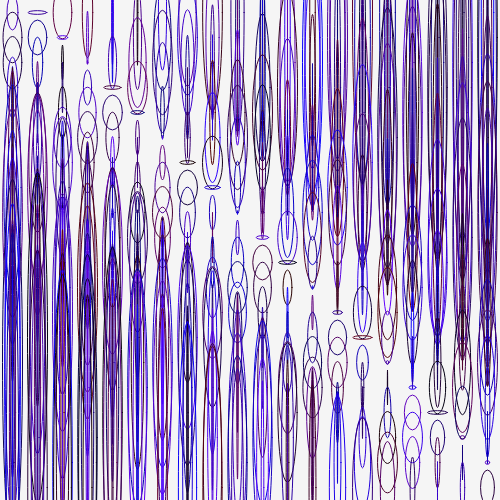
Frame 1 (no input)
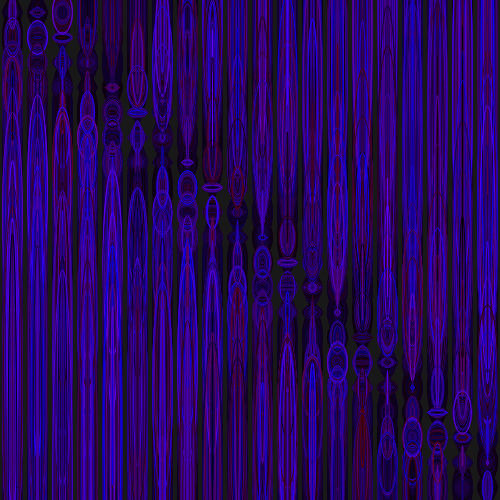
Frame 60 (no input)
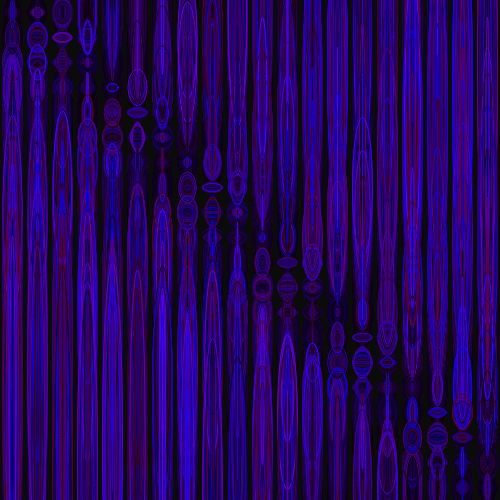
Frame 120 (the mouse pressed at the canvas centre since frame 60)

The p5.js sketch that drew these frames (run headless with seeded random() and noise() and a simulated clock; from frame 60 on, the mouse is pressed at the canvas centre):

// p5.js sketch
// ── sketch.js
function setup() {
    createCanvas(500, 500);
    noFill();
    strokeWeight(1);
  }
  
  function draw() {
    background(0, 0, 0, 10);
    let cols = 20;
    let rows = 20;
    let spacingX = width / cols ;
    let spacingY = height / rows ;
    
    for (let i = 0; i < cols; i++) {
      for (let j = 0; j < rows; j++) {
        let x = i * spacingX + spacingX / 2;
        let y = j * spacingY + spacingY / 2;
        let w = sin(frameCount * 0.1 + i + j) * 10 + 10;
        let h = cos(frameCount * 0.1 + i - j) * 25 + 10;
        
        stroke(random(100), random(0), random(255));
        ellipse(x, y, w, h+y-x);
      }
    }
  }
